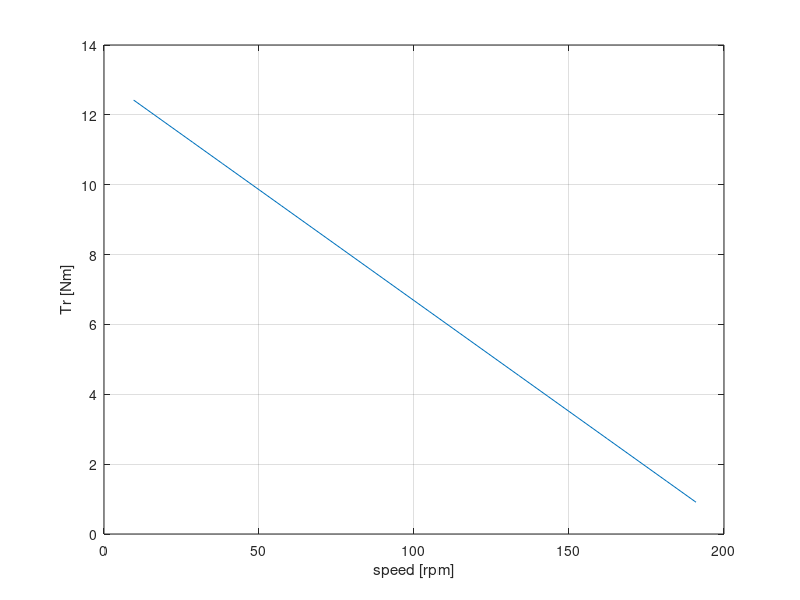

Write MATLAB code to recreate this figure.
Vsursa=43; % V
rph=3.3; % ohm
Ip=6.5; % A
ke=2;
kt=2;
R=rph*2;

OMEGA_NL = (0.95*Vsursa)/ke;

for i=1:1:OMEGA_NL
   
    OMEGA(i)=i;
    Tr(i)=((Vsursa-ke*OMEGA(i))*kt)/(2*rph);
    speed(i)=(60*OMEGA(i))/(2*pi);
    
end

figure(1)
plot(speed, Tr)
xlabel(' speed [rpm] ')
ylabel(' Tr [Nm] ')
grid on